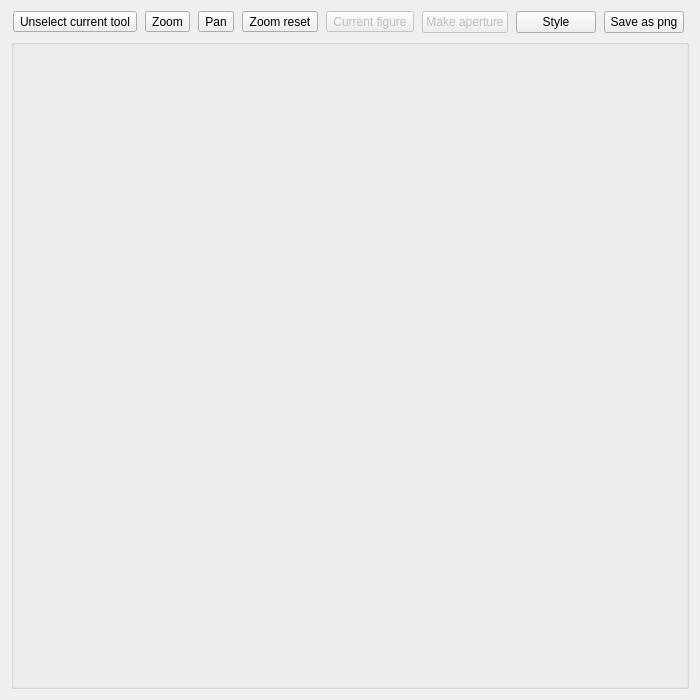
<?xml version="1.0" encoding="UTF-8"?>
<ui version="4.0">
 <class>cubeViewer</class>
 <widget class="QDialog" name="cubeViewer">
  <property name="geometry">
   <rect>
    <x>0</x>
    <y>0</y>
    <width>700</width>
    <height>700</height>
   </rect>
  </property>
  <property name="sizePolicy">
   <sizepolicy hsizetype="Preferred" vsizetype="Preferred">
    <horstretch>0</horstretch>
    <verstretch>0</verstretch>
   </sizepolicy>
  </property>
  <property name="minimumSize">
   <size>
    <width>700</width>
    <height>700</height>
   </size>
  </property>
  <property name="windowTitle">
   <string>cubeViewer</string>
  </property>
  <layout class="QGridLayout" name="gridLayout_2">
   <property name="sizeConstraint">
    <enum>QLayout::SetNoConstraint</enum>
   </property>
   <item row="0" column="0">
    <layout class="QGridLayout" name="gridLayout">
     <property name="sizeConstraint">
      <enum>QLayout::SetDefaultConstraint</enum>
     </property>
     <item row="0" column="0">
      <layout class="QHBoxLayout" name="horizontalLayout">
       <property name="spacing">
        <number>6</number>
       </property>
       <property name="sizeConstraint">
        <enum>QLayout::SetMinimumSize</enum>
       </property>
       <item>
        <widget class="QToolButton" name="unselectButton">
         <property name="text">
          <string>Unselect current tool</string>
         </property>
         <property name="toolButtonStyle">
          <enum>Qt::ToolButtonTextOnly</enum>
         </property>
        </widget>
       </item>
       <item>
        <widget class="QToolButton" name="zoomButton">
         <property name="text">
          <string>Zoom</string>
         </property>
         <property name="toolButtonStyle">
          <enum>Qt::ToolButtonTextOnly</enum>
         </property>
        </widget>
       </item>
       <item>
        <widget class="QToolButton" name="panButton">
         <property name="text">
          <string>Pan</string>
         </property>
         <property name="toolButtonStyle">
          <enum>Qt::ToolButtonTextOnly</enum>
         </property>
        </widget>
       </item>
       <item>
        <widget class="QToolButton" name="zoomResetButton">
         <property name="text">
          <string>Zoom reset</string>
         </property>
         <property name="toolButtonStyle">
          <enum>Qt::ToolButtonTextOnly</enum>
         </property>
        </widget>
       </item>
       <item>
        <widget class="QToolButton" name="figureButton">
         <property name="enabled">
          <bool>false</bool>
         </property>
         <property name="text">
          <string>Current figure</string>
         </property>
         <property name="toolButtonStyle">
          <enum>Qt::ToolButtonTextOnly</enum>
         </property>
        </widget>
       </item>
       <item>
        <widget class="QPushButton" name="apertureButton">
         <property name="enabled">
          <bool>false</bool>
         </property>
         <property name="sizePolicy">
          <sizepolicy hsizetype="Fixed" vsizetype="Fixed">
           <horstretch>0</horstretch>
           <verstretch>0</verstretch>
          </sizepolicy>
         </property>
         <property name="text">
          <string>Make aperture</string>
         </property>
        </widget>
       </item>
       <item>
        <widget class="QPushButton" name="styleButton">
         <property name="sizePolicy">
          <sizepolicy hsizetype="Fixed" vsizetype="Fixed">
           <horstretch>0</horstretch>
           <verstretch>0</verstretch>
          </sizepolicy>
         </property>
         <property name="text">
          <string>Style</string>
         </property>
        </widget>
       </item>
       <item>
        <widget class="QPushButton" name="saveButton">
         <property name="sizePolicy">
          <sizepolicy hsizetype="Fixed" vsizetype="Fixed">
           <horstretch>0</horstretch>
           <verstretch>0</verstretch>
          </sizepolicy>
         </property>
         <property name="text">
          <string>Save as png</string>
         </property>
        </widget>
       </item>
      </layout>
     </item>
     <item row="2" column="0">
      <widget class="QGroupBox" name="cubeGroupBox">
       <property name="sizePolicy">
        <sizepolicy hsizetype="MinimumExpanding" vsizetype="MinimumExpanding">
         <horstretch>0</horstretch>
         <verstretch>0</verstretch>
        </sizepolicy>
       </property>
       <property name="title">
        <string/>
       </property>
      </widget>
     </item>
    </layout>
   </item>
  </layout>
 </widget>
 <resources/>
 <connections/>
</ui>
